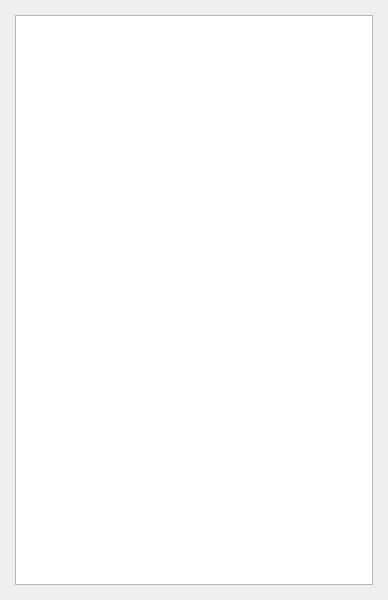
<?xml version="1.0" encoding="UTF-8"?>
<ui version="4.0">
 <class>MainWindow</class>
 <widget class="QMainWindow" name="MainWindow">
  <property name="geometry">
   <rect>
    <x>0</x>
    <y>0</y>
    <width>388</width>
    <height>600</height>
   </rect>
  </property>
  <property name="windowTitle">
   <string>MainWindow</string>
  </property>
  <widget class="QWidget" name="centralwidget">
   <layout class="QVBoxLayout" name="verticalLayout">
    <item>
     <layout class="QVBoxLayout" name="verticalLayout_2" stretch="0">
      <property name="leftMargin">
       <number>6</number>
      </property>
      <property name="topMargin">
       <number>6</number>
      </property>
      <property name="rightMargin">
       <number>6</number>
      </property>
      <property name="bottomMargin">
       <number>6</number>
      </property>
      <item>
       <widget class="QTextEdit" name="textEdit_memo">
        <property name="enabled">
         <bool>true</bool>
        </property>
        <property name="readOnly">
         <bool>false</bool>
        </property>
        <property name="case_key" stdset="0">
         <string/>
        </property>
        <property name="patient_key" stdset="0">
         <string/>
        </property>
        <property name="case_date" stdset="0">
         <string/>
        </property>
       </widget>
      </item>
     </layout>
    </item>
   </layout>
  </widget>
 </widget>
 <resources/>
 <connections/>
</ui>
